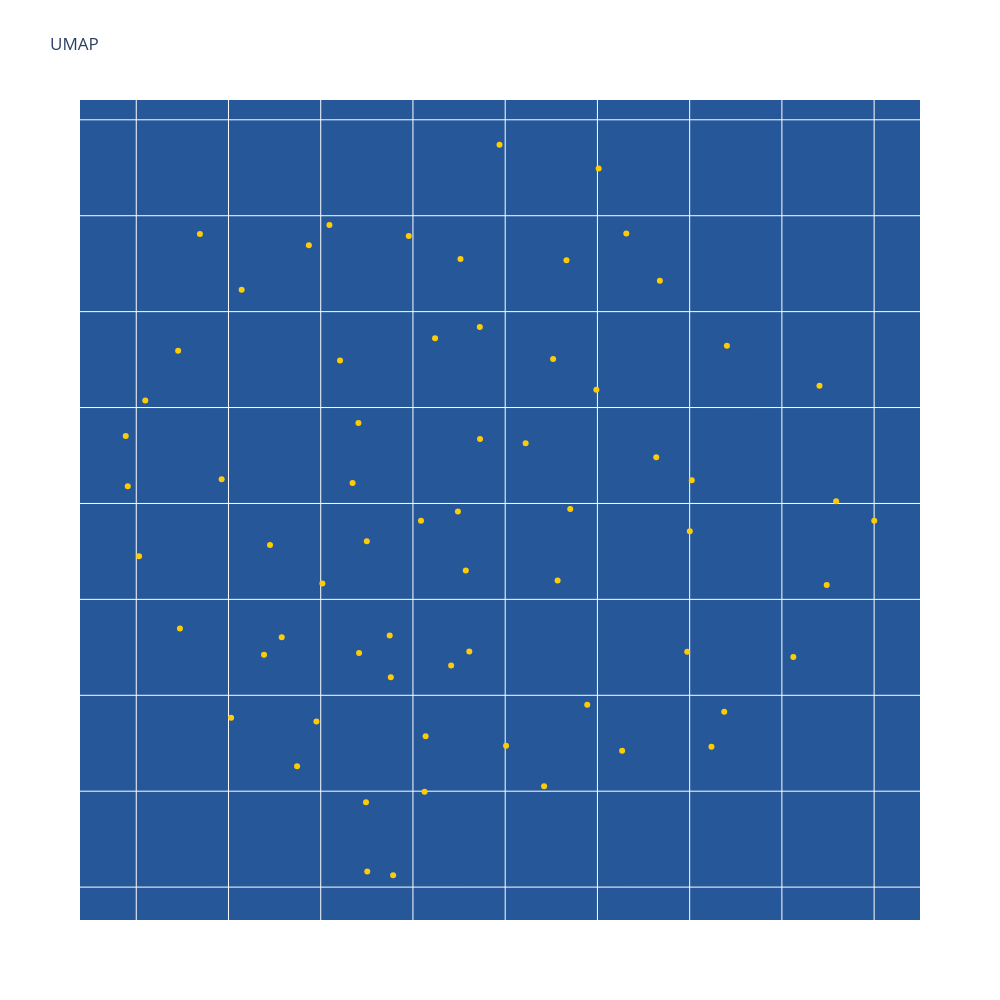

Notebook code cell kept with this figure:
### Markdown cell above
# Uniform Manifold Approximation and Projection (UMAP)
UMAP is a non-linear dimensionality reduction technique that has more power than PCA.

### Code cell
# Set up UMAP
umap_embeddings = UMAP().fit_transform(feature_matrix) # UMAP is running on the raw data

# Run 2D UMAP plot
# Here, we can manually subset faculty and then rerun the UMAP. This gives us more power to "zoom in". Later, can make this process more automated.
umap_embeddings_df = pd.DataFrame(umap_embeddings, columns=["V1", "V2"])
umap_embeddings_df['Faculty_Full_Name'] = raw_data['Faculty_Full_Name']
umap_embeddings_df = umap_embeddings_df.merge(top_mesh_terms_df, on='Faculty_Full_Name', how='left')
fig = px.scatter(umap_embeddings_df, x="V1", y="V2", title="UMAP", hover_name="Faculty_Full_Name",
                 hover_data={"V1": False, "V2": False,
                             'Top_Mesh_Terms': True},
                 width=1000, height=1000, color_discrete_sequence=['#fecc07'])
fig_show(fig)

### Figure 1 — Plotly figure (JSON) as saved in the notebook; plotly's stock layout.template omitted (floating-point values rounded to 4 significant figures; data arrays with more than 128 entries replaced by an {"elided": "..."} marker saying what was removed)
{"data": [{"customdata": {"elided": "66 rows, 286 str values in total"}, "hovertemplate": "<b>%{hovertext}</b><br><br>Top_Mesh_Terms=%{customdata[0]}<extra></extra>", "hovertext": ["Acharya, Munjal Mahendra", "Calof, Anne L", "Chen, Lulu Y", "Diaz Alonso, Javier", "Ewell, Laura Ann", "Gall, Christine M", "Hunt, Robert Francis", "Igarashi, Kei", "Lyon, David Christian", "Piomelli, Daniele", "Reinkensmeyer, David J", "Steward, Oswald", "Watanabe Kuwata, Momoko", "Xu, Xiangmin", "Buisson, Remi", "Dai, Xing", "Donovan, Peter J", "Jang, Cholsoon", "Kaiser, Peter", "Kessenbrock, Kai", "Li, Wei", "Liu, Haoping", "Marazzi, Ivan", "Masri, Selma", "Ng, Stanley Wai Kwong", "Qiao, Feng", "Sandmeyer, Suzanne B", "Seldin, Marcus Michael", "Steele, Robert E", "Yokomori, Kyoko", "Baker, Nicholas Edward", "Barbour, Alan G", "Borrelli, Emilia", "Burke, Thomas P", "Byun, Minji", "Goldin, Alan L", "Hertel, Klemens J", "James, Anthony A", "Koyuncu, Orkide", "Marsden, Matthew D", "Mcclelland, Michael", "Semler, Bert L", "Shi, Yongsheng", "Tan, Ming", "Abbott, Geoffrey Winston", "Beier, Kevin T", "Cahalan, Michael", "Davies, David Huw", "Eguchi, Asuka", "Felgner, Philip", "Hicks, Michael Ryan", "Holmes, Todd C", "Huang, Lan", "Jin, Rongsheng", "Jusiak, Barbara", "Kiser, Philip", "Lawson, Devon A", "Marangoni, Francesco", "Othy, Shivashankar", "Pathak, Medha", "Skowronska-Krawczyk, Dorota", "Tombola, Francesco", "Villalta, Sergio Armando", "Wagar, Lisa", "Yu, Alvin", "Monuki, Edwin"], "legendgroup": "", "marker": {"color": "#fecc07", "symbol": "circle"}, "mode": "markers", "name": "", "orientation": "v", "showlegend": false, "type": "scatter", "x": [9.015, 10.97, 9.463, 9.049, 8.954, 8.943, 9.227, 9.345, 10.86, 11.51, 10.37, 9.514, 12.2, 10.05, 9.872, 12.74, 10.39, 12.01, 10.25, 13.0, 10.76, 11.11, 11.63, 11.99, 11.84, 10.25, 10.79, 12.0, 11.21, 12.7, 10.17, 10.25, 10.56, 9.237, 11.44, 10.57, 11.82, 11.35, 9.936, 9.693, 10.38, 9.725, 10.48, 10.01, 11.66, 11.33, 10.1, 10.81, 9.977, 11.49, 12.12, 9.571, 10.71, 10.21, 12.56, 10.54, 12.79, 12.19, 9.789, 10.62, 10.74, 10.86, 11.0, 11.28, 11.26, 10.2], "xaxis": "x", "y": [3.225, 5.37, 3.626, 4.037, 3.589, 3.851, 4.296, 4.904, 3.836, 5.246, 2.812, 2.383, 4.323, 4.951, 2.131, 3.075, 1.562, 3.622, 1.942, 3.41, 4.774, 3.813, 2.21, 2.727, 4.661, 1.581, 3.151, 3.355, 2.026, 4.114, 3.607, 3.303, 1.997, 2.849, 2.45, 2.287, 3.74, 3.471, 4.846, 2.712, 2.594, 3.283, 4.895, 3.083, 4.908, 4.768, 4.245, 2.728, 2.363, 4.092, 2.232, 4.614, 2.656, 2.72, 2.7, 3.41, 3.511, 2.414, 2.803, 4.361, 3.458, 4.42, 2.237, 3.098, 4.253, 3.92], "yaxis": "y"}], "layout": {"height": 1000, "legend": {"tracegroupgap": 0}, "plot_bgcolor": "#255799", "title": {"text": "UMAP"}, "width": 1000, "xaxis": {"anchor": "y", "domain": [0, 1], "showticklabels": false, "title": {"text": ""}}, "yaxis": {"anchor": "x", "domain": [0, 1], "showticklabels": false, "title": {"text": ""}}}}
